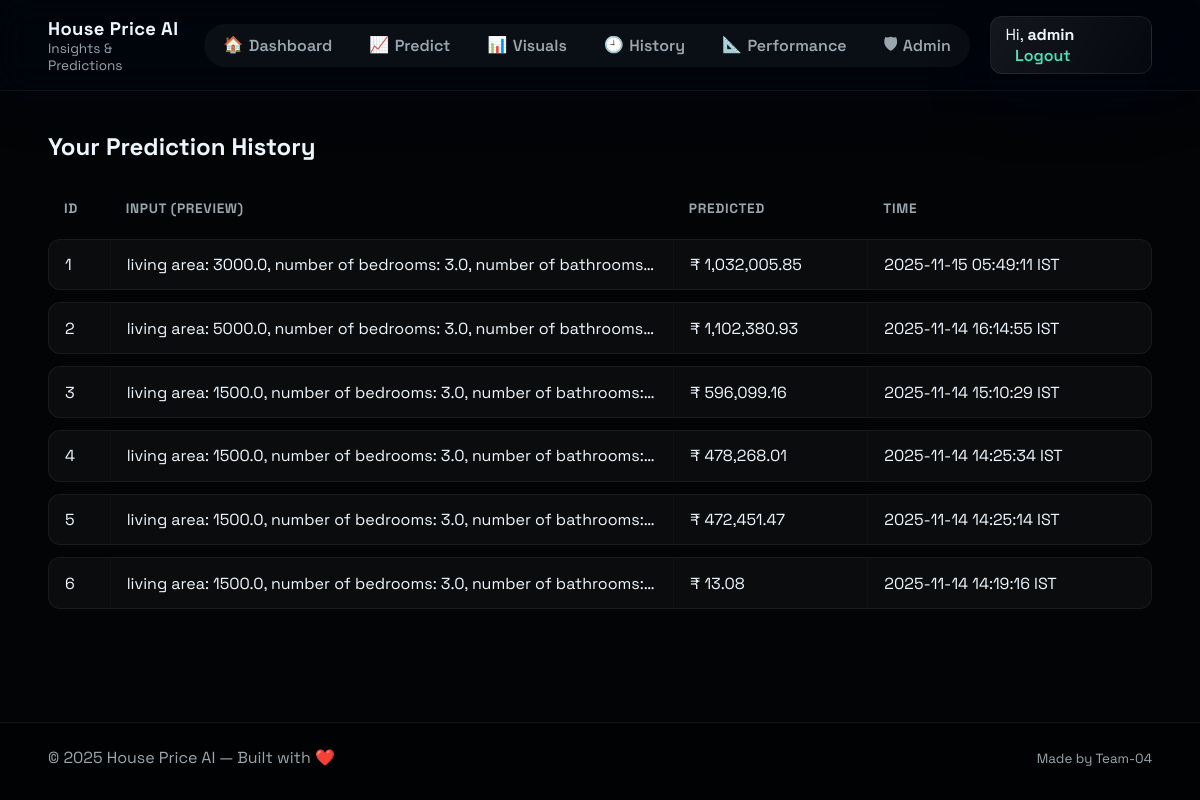
Screenshot of /history (signed in) with the database file from the repository.
### tables this page shows
CREATE TABLE predictions (
            id INTEGER PRIMARY KEY AUTOINCREMENT,
            user_id INTEGER,
            input_data TEXT,
            predicted_price REAL,
            timestamp DATETIME DEFAULT CURRENT_TIMESTAMP
        );

### app.py (the view)
@app.route('/history')
@login_required
def history():
    rows = []
    try:
        with get_db() as conn:
            ensure_predictions_schema(conn)
            uid = current_user_id(conn)
            c = conn.cursor()
            c.execute('SELECT * FROM predictions WHERE user_id = ? ORDER BY timestamp DESC', (uid,))
            fetched = [dict(r) for r in c.fetchall()]
            for idx, r in enumerate(fetched, start=1):
                r['input_preview'] = preview_payload(r.get('input_data'))
                r['formatted_timestamp'] = format_timestamp(r.get('timestamp'))
                r['display_id'] = idx  # Sequential ID for user view
                r['actual_id'] = r['id']  # Keep actual DB ID for reference
            rows = fetched
            log_activity('view_history', {'returned_count': len(rows)}, conn=conn)
    except Exception as e:
        print('History error:', e)
        traceback.print_exc()
        flash('Error loading history', 'warning')
    return render_template('history.html', predictions=rows)

### app.py (called while the page is built, shortened)
@app.context_processor
def inject_helpers():
    def safe_url(endpoint_name, **values):
        try:
            return url_for(endpoint_name, **values)
        except Exception:
            return None
    links = {
        'home': safe_url('home'),
        'dashboard': safe_url('dashboard'),
        'predict': safe_url('predict'),
        'visuals': safe_url('visuals'),
        'history': safe_url('history'),
        'model_performance': safe_url('model_performance'),
        'admin': safe_url('admin'),
        'login': safe_url('login'),
        'signup': safe_url('signup'),
    }
    return {
        'links': links,
        'now': datetime.datetime.utcnow,
        'current_year': datetime.datetime.utcnow().year
    }

def get_db():
    conn = sqlite3.connect(DB_FILE)
    conn.row_factory = sqlite3.Row
    return conn

def ensure_activity_schema(conn):
    c = conn.cursor()
    c.execute('''
        CREATE TABLE IF NOT EXISTS activity (
            id INTEGER PRIMARY KEY AUTOINCREMENT,
            user_id INTEGER,
            username TEXT,
            action TEXT,
            details TEXT,
            ip TEXT,
            timestamp DATETIME DEFAULT CURRENT_TIMESTAMP
        )
    ''')
    conn.commit()

def current_user_id(conn=None):
    if 'user_id' in session:
        return session.get('user_id')

def format_timestamp(ts, to_ist=True):
    if ts is None:
        return '—'
    try:
        if isinstance(ts, str):
            for fmt in ['%Y-%m-%d %H:%M:%S', '%Y-%m-%d %H:%M:%S.%f', '%Y-%m-%dT%H:%M:%S', '%Y-%m-%dT%H:%M:%S.%f']:
                try:
                    dt = datetime.datetime.strptime(ts, fmt)
                    if to_ist:
                        dt = dt + datetime.timedelta(hours=5, minutes=30)
                    return dt.strftime('%Y-%m-%d %H:%M:%S IST')
                except ValueError:
                    continue
        if isinstance(ts, datetime.datetime):
            if to_ist:
                ts = ts + datetime.timedelta(hours=5, minutes=30)
            return ts.strftime('%Y-%m-%d %H:%M:%S IST')
        return str(ts)
    except Exception:
        return str(ts) if ts else '—'

def login_required(f):
    @wraps(f)
    def wrapped(*args, **kwargs):
        if 'username' not in session:
            flash('Please log in to access this page', 'warning')
            return redirect(url_for('login'))
        return f(*args, **kwargs)
    return wrapped

### templates/history.html (shortened to what this page needs)
{% extends "base.html" %}
{% block content %}
<div class="dashboard-container">
  <div class="center-card">
    <h2>Your Prediction History</h2>
    <div style="margin-top:1rem; overflow:auto; max-height:520px;">
      <table class="history-table">
        <thead><tr><th>ID</th><th>Input (preview)</th><th>Predicted</th><th>Time</th></tr></thead>
        <tbody>
          {% if predictions %}
            {% for p in predictions %}
              <tr>
                <td>{{ p.display_id if p.display_id else p.id }}</td>
                <td style="max-width:420px; white-space:nowrap; overflow:hidden; text-overflow:ellipsis;">{{ p.input_preview if p.input_preview else (p.input_data[:50] + '...' if p.input_data and len(p.input_data) > 50 else p.input_data) }}</td>
                <td>₹ {{ "{:,.2f}".format(p.predicted_price) }}</td>
                <td>{{ p.formatted_timestamp if p.formatted_timestamp else p.timestamp }}</td>
              </tr>
            {% endfor %}
          {% else %}
            <tr><td colspan="4" style="text-align:center;color:rgba(255,255,255,0.75)">No predictions yet</td></tr>
          {% endif %}
        </tbody>
      </table>
    </div>
  </div>
</div>
{% endblock %}

### templates/base.html (shortened to what this page needs)
<!doctype html>
<html lang="en">
<head>
  <link rel="stylesheet" href="{{ url_for('static', filename='style.css') }}">
</head>
<body class="app-body">
  <header class="topbar">
    <div class="container topbar-inner">
      <div class="brand">
        <div class="brand-text">
          <div class="app-name">House Price AI</div>
          <div class="app-sub">Insights & Predictions</div>
        </div>
      </div>
      <nav class="main-nav">
        {% if links.dashboard %}<a href="{{ links.dashboard }}"><span class="nav-icon">🏠</span><span>Dashboard</span></a>{% endif %}
        {% if links.predict %}<a href="{{ links.predict }}"><span class="nav-icon">📈</span><span>Predict</span></a>{% endif %}
        {% if links.visuals %}<a href="{{ links.visuals }}"><span class="nav-icon">📊</span><span>Visuals</span></a>{% endif %}
        {% if links.history %}<a href="{{ links.history }}"><span class="nav-icon">🕘</span><span>History</span></a>{% endif %}
        {% if links.model_performance %}<a href="{{ links.model_performance }}"><span class="nav-icon">📐</span><span>Performance</span></a>{% endif %}
        {% if links.admin and session.get('role') == 'admin' %}<a href="{{ links.admin }}"><span class="nav-icon">🛡</span><span>Admin</span></a>{% endif %}</nav>
      <div class="top-actions">
        {% if session.username %}
          <div class="user-pill">Hi, <strong>{{ session.username }}</strong>
            <a href="{{ url_for('logout') }}" class="link-logout">Logout</a>
          </div>
        {% else %}
          {% if links.login %}<a href="{{ links.login }}" class="btn small">Login</a>{% endif %}
          {% if links.signup %}<a href="{{ links.signup }}" class="btn small ghost">Sign Up</a>{% endif %}
        {% endif %}
      </div>
    </div>
  </header>
  <main class="container page-content">
    {% block content %}{% endblock %}
  </main>
  <footer class="footer">
    <div class="container">
      <div>© {{ current_year }} House Price AI — Built with ❤️</div>
      <div class="footer-links">
        <small>Made by Team-04</small>
      </div>
    </div>
  </footer>
</body>
</html>

### static/style.css (style rules this page uses)
:root { --bg-base:#030608; --bg-gradient: radial-gradient(circle at 20% 20%, rgba(32,110,255,0.28), transparent 50%), radial-gradient(circle at 80% 0%, rgba(255,64,126,0.23), transparent 45%), linear-gradient(135deg, #040b18 0%, #020408 45%, #03040b 100%); --text:#eef7ff; --muted:#a9b4c3; --accent:#4ce1b6; --accent-2:#6a7bff; --danger:#ff5e7e; --glass: rgba(255,255,255,0.05); --glass-strong: rgba(255,255,255,0.09); --border: rgba(255,255,255,0.12); --shadow: 0 25px 60px rgba(2,6,20,.45); }
* { box-sizing:border-box;margin:0;padding:0 }
html,body { height:100% }
body { font-family:'Space Grotesk','Inter','Segoe UI',sans-serif; background:var(--bg-base); color:var(--text); -webkit-font-smoothing:antialiased; min-height:100%; position:relative; overflow-x:hidden; }
body::before { content:""; position:fixed; inset:0; background-image:url("house3.jpg"); background-size:cover; background-position:center; background-repeat:no-repeat; z-index:-2; opacity:0.2; }
body::after { content: ""; position: fixed; inset: 0; background-image: linear-gradient(rgba(0,0,0,0.20), rgba(0,0,0,0.20)), image-set( url("/mnt/data/627812a9-67ea-41dc-a366-fb5f223a2bce.png") 1x, url("/mnt/data/627812a9-67ea-41dc-a366-fb5f223a2bce.png") 2x ); background-size: cover; background-position: center center; background-repeat: no-repeat; background-attachment: fixed; mix-blend-mode: normal; z-index: -1; opacity: 1; will-change: transform, opacity; transform: translateZ(0); filter: contrast(1.04) saturate(1.03); }
.app-body { display:flex; flex-direction:column; min-height:100vh; }
.container { width:min(1240px,92%); margin:0 auto; }
.topbar { position:sticky; top:0; z-index:80; background:rgba(1,6,15,.65); border-bottom:1px solid rgba(255,255,255,.06); backdrop-filter:blur(18px); box-shadow:0 18px 35px rgba(4,6,14,.55); }
.topbar-inner { display:flex; align-items:center; justify-content:space-between; gap:1.25rem; padding:1rem 0; }
.brand { display:flex;align-items:center;gap:.85rem }
.brand-text .app-name { font-size:1.15rem;font-weight:700;letter-spacing:.02em }
.brand-text .app-sub { font-size:.85rem;color:var(--muted) }
.main-nav { display:flex; gap:.4rem; align-items:center; padding:.25rem; border-radius:999px; background:rgba(255,255,255,0.04); }
.main-nav a { text-decoration:none; color:var(--muted); font-weight:600; padding:.45rem .95rem; border-radius:999px; transition:color .25s, background .25s; display:flex; align-items:center; gap:.35rem; }
.nav-icon { font-size:1rem; line-height:1; }
.top-actions { display:flex;align-items:center;gap:.8rem }
.user-pill { background:linear-gradient(120deg,rgba(255,255,255,0.08),rgba(255,255,255,0.02)); padding:.45rem .9rem; border-radius:12px; border:1px solid rgba(255,255,255,0.08); box-shadow:var(--shadow); }
.link-logout { margin-left:.6rem; color:var(--accent); text-decoration:none; font-weight:600; }
.page-content { padding:2.5rem 0 4rem; flex:1; position:relative; }
.history-table { width:100%; border-collapse:separate; border-spacing:0 12px; }
.history-table thead th { text-align:left; padding:.6rem 1rem; font-size:.85rem; color:var(--muted); text-transform:uppercase; letter-spacing:.05em; }
.history-table tbody td { background:rgba(255,255,255,0.035); padding:.9rem 1rem; border:1px solid rgba(255,255,255,0.06); border-right:none; border-left:none; }
.history-table tbody tr td:first-child { border-radius:12px 0 0 12px; border-left:1px solid rgba(255,255,255,0.06); }
.history-table tbody tr td:last-child { border-radius:0 12px 12px 0; border-right:1px solid rgba(255,255,255,0.06); }
.history-table tbody tr td+td { border-left:1px solid rgba(255,255,255,0.02); }
.footer { margin-top:auto; padding:1.5rem 0 2rem; border-top:1px solid rgba(255,255,255,0.08); background:rgba(0,0,0,0.3); }
.footer .container { display:flex; flex-wrap:wrap; justify-content:space-between; gap:1rem; color:var(--muted); }

### rows the page displays
predictions: user "1", input_preview "living area: 3000.0, number of bedrooms: 3.0, number of bathrooms…", predicted_price "1,032,005.85", formatted_timestamp "2025-11-15 05:49:11 IST"
predictions: display_id "2", input_preview "living area: 5000.0, number of bedrooms: 3.0, number of bathrooms…", predicted_price "1,102,380.93", formatted_timestamp "2025-11-14 16:14:55 IST"
predictions: display_id "3", input_preview "living area: 1500.0, number of bedrooms: 3.0, number of bathrooms:…", predicted_price "596,099.16", formatted_timestamp "2025-11-14 15:10:29 IST"
predictions: display_id "4", input_preview "living area: 1500.0, number of bedrooms: 3.0, number of bathrooms:…", predicted_price "478,268.01", formatted_timestamp "2025-11-14 14:25:34 IST"
predictions: display_id "5", input_preview "living area: 1500.0, number of bedrooms: 3.0, number of bathrooms:…", predicted_price "472,451.47", formatted_timestamp "2025-11-14 14:25:14 IST"
predictions: display_id "6", input_preview "living area: 1500.0, number of bedrooms: 3.0, number of bathrooms:…", predicted_price "13.08", formatted_timestamp "2025-11-14 14:19:16 IST"

### other values shown
{{ session.username }} "admin"
